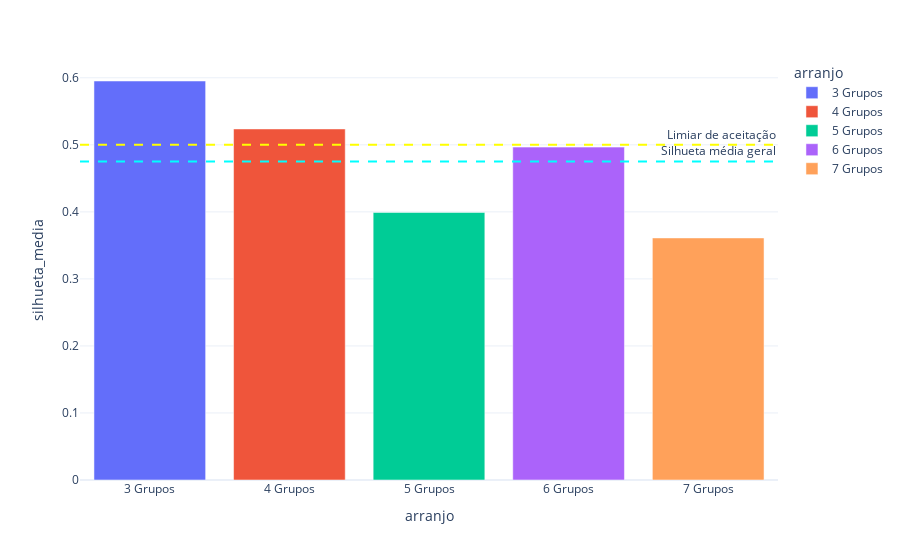

Here is the notebook cell this chart was saved with:
### Code cell
silhuetas=[r["silhueta_media"]for r in resultados]
nomes_arranjo=[r["arranjo"]for r in resultados]

df=pd.DataFrame({'arranjo':nomes_arranjo,'silhueta_media':silhuetas})


fig = px.bar(df, x="arranjo", y="silhueta_media", color="arranjo")  

fig.add_hline(y=df["silhueta_media"].mean(),
              line_width=2,          
              line_dash="dash",      
              line_color="cyan",
              annotation_text="Silhueta média geral") 

fig.add_hline(y=0.5,
              line_width=2,          
              line_dash="dash",      
              line_color="yellow",
              annotation_text="Limiar de aceitação")   

fig

### Figure 1 — Plotly figure (JSON) as saved in the notebook; plotly's stock layout.template omitted (floating-point values rounded to 4 significant figures)
{"data": [{"alignmentgroup": "True", "hovertemplate": "arranjo=%{x}<br>silhueta_media=%{y}<extra></extra>", "legendgroup": "3 Grupos", "marker": {"color": "#636efa", "pattern": {"shape": ""}}, "name": "3 Grupos", "offsetgroup": "3 Grupos", "orientation": "v", "showlegend": true, "textposition": "auto", "type": "bar", "x": ["3 Grupos"], "xaxis": "x", "y": [0.5952], "yaxis": "y"}, {"alignmentgroup": "True", "hovertemplate": "arranjo=%{x}<br>silhueta_media=%{y}<extra></extra>", "legendgroup": "4 Grupos", "marker": {"color": "#EF553B", "pattern": {"shape": ""}}, "name": "4 Grupos", "offsetgroup": "4 Grupos", "orientation": "v", "showlegend": true, "textposition": "auto", "type": "bar", "x": ["4 Grupos"], "xaxis": "x", "y": [0.5237], "yaxis": "y"}, {"alignmentgroup": "True", "hovertemplate": "arranjo=%{x}<br>silhueta_media=%{y}<extra></extra>", "legendgroup": "5 Grupos", "marker": {"color": "#00cc96", "pattern": {"shape": ""}}, "name": "5 Grupos", "offsetgroup": "5 Grupos", "orientation": "v", "showlegend": true, "textposition": "auto", "type": "bar", "x": ["5 Grupos"], "xaxis": "x", "y": [0.3992], "yaxis": "y"}, {"alignmentgroup": "True", "hovertemplate": "arranjo=%{x}<br>silhueta_media=%{y}<extra></extra>", "legendgroup": "6 Grupos", "marker": {"color": "#ab63fa", "pattern": {"shape": ""}}, "name": "6 Grupos", "offsetgroup": "6 Grupos", "orientation": "v", "showlegend": true, "textposition": "auto", "type": "bar", "x": ["6 Grupos"], "xaxis": "x", "y": [0.4966], "yaxis": "y"}, {"alignmentgroup": "True", "hovertemplate": "arranjo=%{x}<br>silhueta_media=%{y}<extra></extra>", "legendgroup": "7 Grupos", "marker": {"color": "#FFA15A", "pattern": {"shape": ""}}, "name": "7 Grupos", "offsetgroup": "7 Grupos", "orientation": "v", "showlegend": true, "textposition": "auto", "type": "bar", "x": ["7 Grupos"], "xaxis": "x", "y": [0.3611], "yaxis": "y"}], "layout": {"annotations": [{"showarrow": false, "text": "Silhueta média geral", "x": 1, "xanchor": "right", "xref": "x domain", "y": 0.4751, "yanchor": "bottom", "yref": "y"}, {"showarrow": false, "text": "Limiar de aceitação", "x": 1, "xanchor": "right", "xref": "x domain", "y": 0.5, "yanchor": "bottom", "yref": "y"}], "autosize": true, "barmode": "relative", "legend": {"title": {"text": "arranjo"}, "tracegroupgap": 0}, "margin": {"t": 60}, "shapes": [{"line": {"color": "cyan", "dash": "dash", "width": 2}, "type": "line", "x0": 0, "x1": 1, "xref": "x domain", "y0": 0.4751, "y1": 0.4751, "yref": "y"}, {"line": {"color": "yellow", "dash": "dash", "width": 2}, "type": "line", "x0": 0, "x1": 1, "xref": "x domain", "y0": 0.5, "y1": 0.5, "yref": "y"}], "xaxis": {"anchor": "y", "autorange": true, "categoryarray": ["3 Grupos", "4 Grupos", "5 Grupos", "6 Grupos", "7 Grupos"], "categoryorder": "array", "domain": [0, 1], "range": [-0.5, 4.5], "title": {"text": "arranjo"}, "type": "category"}, "yaxis": {"anchor": "x", "autorange": true, "domain": [0, 1], "range": [0, 0.6265], "title": {"text": "silhueta_media"}, "type": "linear"}}}
